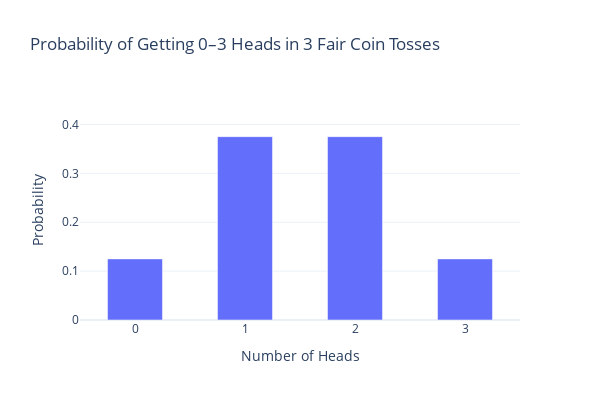

Source (notebook cell):
### Code cell
from util import plot_binomial_distribution_example

plot_binomial_distribution_example()

### Figure 1 — Plotly figure (JSON) as saved in the notebook; plotly's stock layout.template omitted (floating-point values rounded to 4 significant figures)
{"data": [{"type": "bar", "width": 0.5, "x": [0, 1, 2, 3], "y": [0.125, 0.375, 0.375, 0.125]}], "layout": {"height": 400, "title": {"text": "Probability of Getting 0–3 Heads in 3 Fair Coin Tosses"}, "width": 600, "xaxis": {"title": {"text": "Number of Heads"}}, "yaxis": {"range": [0, 0.45], "title": {"text": "Probability"}}}}
